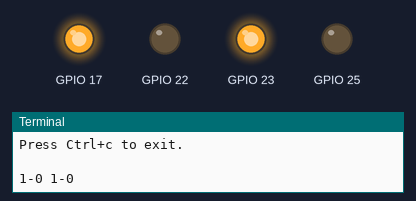
The program below on a simulated Raspberry Pi (BCM pin numbers). Parts: output pins drawn as LEDs (lit = HIGH), the last lines printed to the terminal.

Above: at 0.7 s.
At 2.2 s:
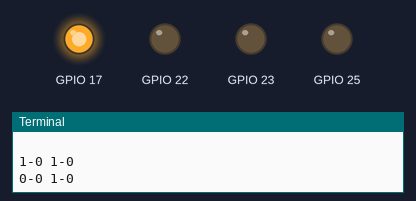
At 3.7 s:
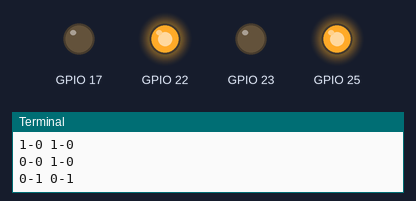
At 5.2 s:
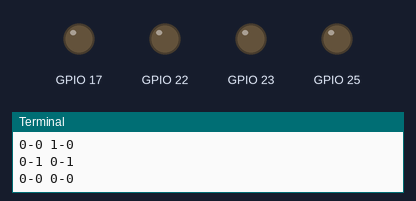
Timing chart, 0 to 7.8 s (numbered marks = the images above):
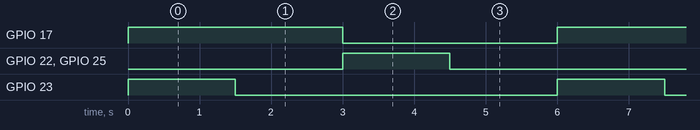

Measured:
- by itself, GPIO 17: alternates HIGH for 3.0 s and LOW for 3.0 s
- by itself, GPIO 22, GPIO 23, GPIO 25: alternates HIGH for 1.5 s and LOW for 4.5 s
- by itself, everything shown: repeats every 6.0 s, in 4 steps

The program:

l9110-dual-dc.py
```python
"""l9110-dual-dc.py - demo script for dual L9110 GPIO circuit with a pair of 5v0 dc motors.

See l9110-dual-dc.md for details.

Press Ctrl+c to exit.
"""

import RPi.GPIO as GPIO
import time

print (__doc__)

GPIO.setmode(GPIO.BCM)
GPIO.setup(17, GPIO.OUT)
GPIO.setup(22, GPIO.OUT)
GPIO.setup(23, GPIO.OUT)
GPIO.setup(25, GPIO.OUT)

step_time = 1.5

try:
  while True:
    GPIO.output(23, True)
    GPIO.output(17, True)
    print('1-0 1-0')
    time.sleep(step_time)

    GPIO.output(23, False)
    print('0-0 1-0')
    time.sleep(step_time)

    GPIO.output(25, True)
    GPIO.output(22, True)
    GPIO.output(17, False)
    print('0-1 0-1')
    time.sleep(step_time)

    GPIO.output(25, False)
    GPIO.output(22, False)
    print('0-0 0-0')
    time.sleep(step_time)

except KeyboardInterrupt:
  GPIO.cleanup()

except Exception as e:
  print (str(e))
  GPIO.cleanup()
```
